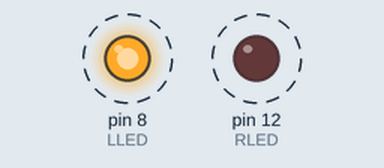
Bench run of a sketch on a simulated Arduino Uno, built with avr-gcc and run on an emulated ATmega328P. On the bench: output pins drawn as LEDs (lit = HIGH). Dashed ring = blinking.

Above: at 0.05 s.
Timing chart, 0 to 3.0 s (numbered marks = the images above):
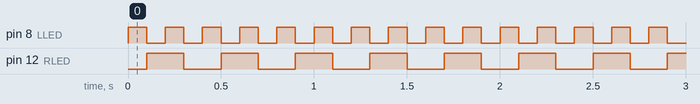

The sketch:

flashing_lights.ino
```cpp
//Code to control the LEDs on the land rover
//Created by Brandon
//Date: 06/12/2017

//sets up the LED pins
const byte LLED = 8;
const byte RLED = 12;

//defines 4 different states for the LEDs
#define LEFT LOW, HIGH
#define RIGHT HIGH, LOW
#define BOTH HIGH, HIGH
#define NONE LOW, LOW

void setup() {
  //initializes the pin Modes
  pinMode(LLED, OUTPUT);
  pinMode(RLED, OUTPUT);
}

//example code for displaying the LEDS
void loop() {
  lightLED(LEFT);
  delay(100);
  lightLED(RIGHT);
  delay(100);
  lightLED(BOTH);
  delay(100);
  lightLED(NONE);
  delay(100);
}

//creates function to light the LEDs
void lightLED(int right, int left){
  digitalWrite(RLED, right);
  digitalWrite(LLED, left);
}
```

Measured:
- by itself, pin 8 (LLED): alternates HIGH for 0.10 s and LOW for 0.10 s
- by itself, pin 12 (RLED): alternates HIGH for 0.20 s and LOW for 0.20 s
